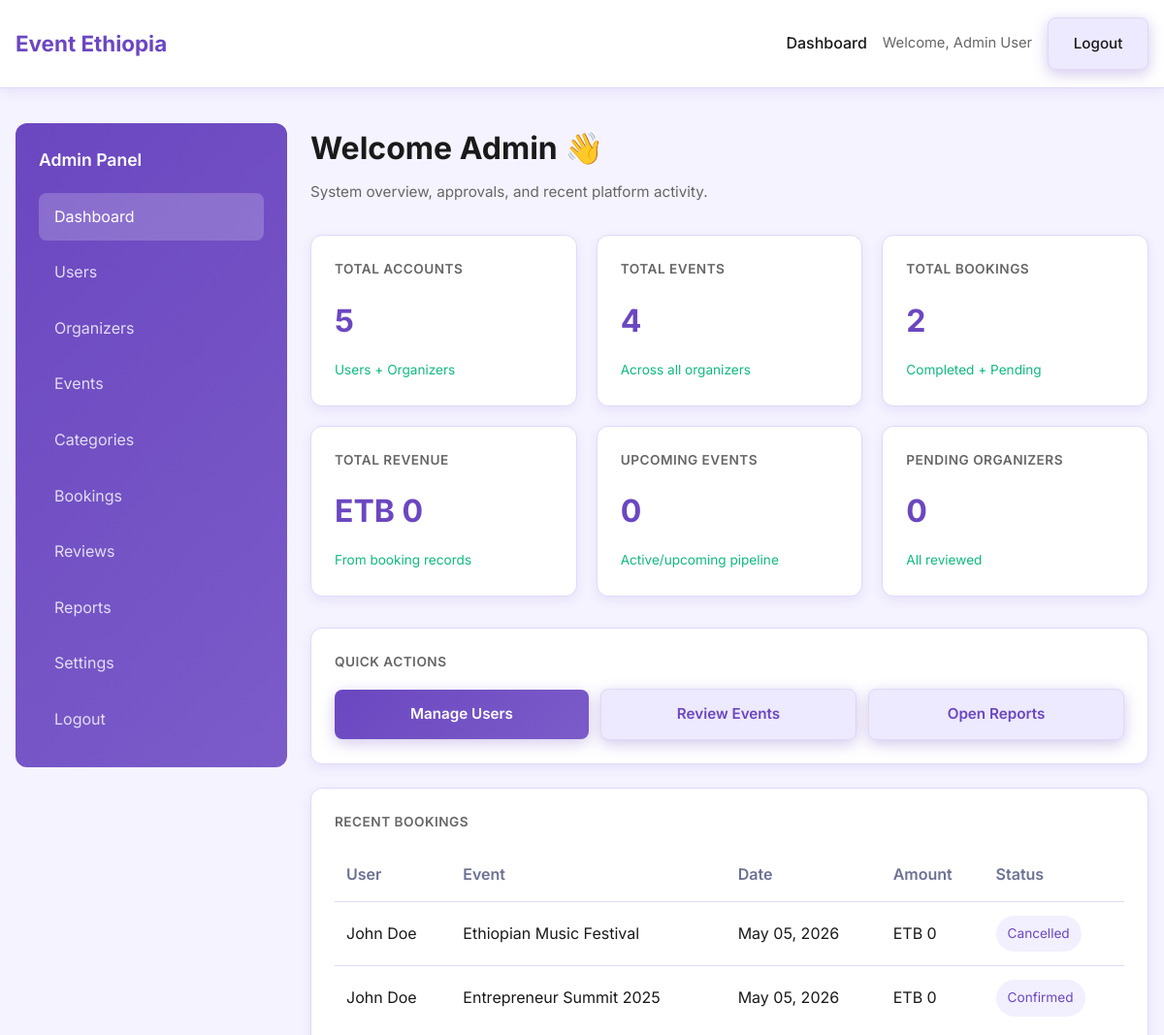
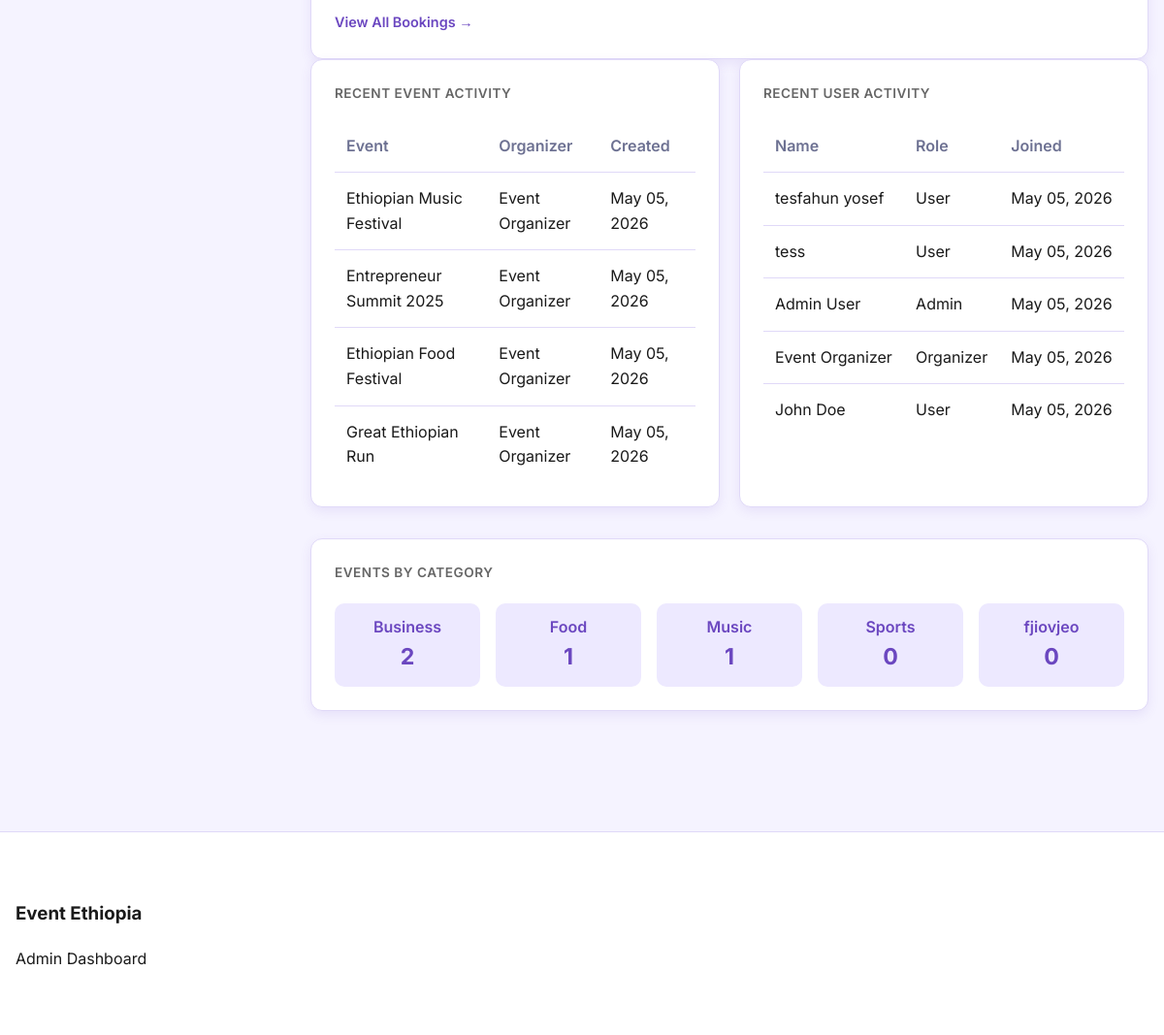
/admin-dashboard.php (signed in), run on the app's committed database (2 pictures, top to bottom).
### tables this page shows
CREATE TABLE `bookings` (
  `id` int(11) NOT NULL,
  `user_id` int(11) NOT NULL,
  `event_id` int(11) NOT NULL,
  `qr_code` varchar(120) NOT NULL,
  `status` enum('pending','confirmed','cancelled') NOT NULL DEFAULT 'confirmed',
  `created_at` timestamp NOT NULL DEFAULT current_timestamp(),
  `is_used` tinyint(1) NOT NULL DEFAULT 0,
  `ticket_number` varchar(40) DEFAULT NULL,
  `qr_code_data` text DEFAULT NULL,
  `validation_token` varchar(128) DEFAULT NULL,
  `payment_status` varchar(30) NOT NULL DEFAULT 'paid',
  `check_in_status` varchar(30) NOT NULL DEFAULT 'pending',
  `checked_in_at` datetime DEFAULT NULL,
  `ticket_type` varchar(50) NOT NULL DEFAULT 'Regular'
);

CREATE TABLE `users` (
  `id` int(11) NOT NULL,
  `name` varchar(120) NOT NULL,
  `email` varchar(150) NOT NULL,
  `password` varchar(255) NOT NULL,
  `role` enum('admin','organizer','user') NOT NULL DEFAULT 'user',
  `status` enum('pending','approved','rejected') NOT NULL DEFAULT 'approved',
  `created_at` timestamp NOT NULL DEFAULT current_timestamp(),
  `is_blocked` tinyint(1) NOT NULL DEFAULT 0,
  `profile_image` varchar(255) DEFAULT NULL,
  `organization_name` varchar(150) DEFAULT NULL,
  `contact_info` varchar(150) DEFAULT NULL,
  `social_links` text DEFAULT NULL
);

CREATE TABLE `events` (
  `id` int(11) NOT NULL,
  `title` varchar(180) NOT NULL,
  `description` text NOT NULL,
  `date` date NOT NULL,
  `location` varchar(120) NOT NULL,
  `organizer_id` int(11) NOT NULL,
  `category_id` int(11) NOT NULL,
  `image_url` varchar(255) NOT NULL,
  `status` enum('published','draft') NOT NULL DEFAULT 'published',
  `created_at` timestamp NOT NULL DEFAULT current_timestamp(),
  `is_featured` tinyint(1) NOT NULL DEFAULT 0,
  `attendance_count` int(11) NOT NULL DEFAULT 0,
  `lifecycle_status` varchar(20) DEFAULT NULL,
  `event_time` time DEFAULT NULL,
  `capacity` int(11) DEFAULT 0,
  `registration_deadline` date DEFAULT NULL,
  `ticket_type` varchar(50) DEFAULT 'Regular'
);

### includes/config.php (called while the page is built, shortened)
<?php
function sanitize($value)
{
    return htmlspecialchars(trim($value), ENT_QUOTES, 'UTF-8');
}
function db_has_column($mysqli, $table, $column)
{
    $safeTable = preg_replace('/[^a-zA-Z0-9_]/', '', $table);
    $safeColumn = preg_replace('/[^a-zA-Z0-9_]/', '', $column);
    $query = "SHOW COLUMNS FROM `$safeTable` LIKE '$safeColumn'";
    $result = $mysqli->query($query);
    return $result && $result->num_rows > 0;
}

### admin-dashboard.php (the view, shortened to what this page needs)
<?php
require_once 'includes/config.php';
$hasEventPrice = db_has_column($mysqli, 'events', 'price');
$priceExpr = $hasEventPrice ? 'e.price' : '0';
$totalUsersStmt = $mysqli->prepare("SELECT COUNT(*) as count FROM users");
$totalUsersStmt->execute();
$totalUsers = $totalUsersStmt->get_result()->fetch_assoc()['count'];
$totalEventsStmt = $mysqli->prepare("SELECT COUNT(*) as count FROM events");
$totalEventsStmt->execute();
$totalEvents = $totalEventsStmt->get_result()->fetch_assoc()['count'];
$totalBookingsStmt = $mysqli->prepare("SELECT COUNT(*) as count FROM bookings");
$totalBookingsStmt->execute();
$totalBookings = $totalBookingsStmt->get_result()->fetch_assoc()['count'];
$totalRevenueStmt = $mysqli->prepare(
    "SELECT SUM($priceExpr) as total FROM bookings b JOIN events e ON e.id = b.event_id"
);
$totalRevenueStmt->execute();
$totalRevenue = $totalRevenueStmt->get_result()->fetch_assoc()['total'] ?? 0;
$pendingOrgStmt = $mysqli->prepare("SELECT COUNT(*) AS count FROM users WHERE role='organizer' AND status='pending'");
$pendingOrgStmt->execute();
$pendingOrganizers = (int) ($pendingOrgStmt->get_result()->fetch_assoc()['count'] ?? 0);
$upcomingEventsStmt = $mysqli->prepare("SELECT COUNT(*) AS count FROM events WHERE date >= CURDATE() AND status IN ('published','active')");
$upcomingEventsStmt->execute();
$upcomingEvents = (int) ($upcomingEventsStmt->get_result()->fetch_assoc()['count'] ?? 0);
$recentBookingsStmt = $mysqli->prepare(
    "SELECT b.id, u.name as user_name, e.title as event_title, b.created_at, b.status, $priceExpr as price
    FROM bookings b
    JOIN users u ON u.id = b.user_id
    JOIN events e ON e.id = b.event_id
    ORDER BY b.created_at DESC
    LIMIT 5"
);
$recentBookingsStmt->execute();
$recentBookings = $recentBookingsStmt->get_result()->fetch_all(MYSQLI_ASSOC);
$recentEventsStmt = $mysqli->prepare(
    "SELECT e.title, e.created_at, u.name AS organizer_name
     FROM events e
     LEFT JOIN users u ON u.id = e.organizer_id
     ORDER BY e.created_at DESC
     LIMIT 5"
);
$recentEventsStmt->execute();
$recentEvents = $recentEventsStmt->get_result()->fetch_all(MYSQLI_ASSOC);
$recentUsersStmt = $mysqli->prepare(
    "SELECT name, role, created_at
     FROM users
     ORDER BY created_at DESC
     LIMIT 5"
);
$recentUsersStmt->execute();
$recentUsers = $recentUsersStmt->get_result()->fetch_all(MYSQLI_ASSOC);
$categoryStmt = $mysqli->prepare(
    "SELECT c.name, COUNT(e.id) as count
    FROM categories c
    LEFT JOIN events e ON c.id = e.category_id
    GROUP BY c.id, c.name
    ORDER BY count DESC"
);
$categoryStmt->execute();
$categoryStats = $categoryStmt->get_result()->fetch_all(MYSQLI_ASSOC);
?>
<!DOCTYPE html>
<html lang="en">
<head>
    <link rel="stylesheet" href="css/style.css">
</head>
<body>
    <header class="site-header" id="site-header">
        <div class="wrapper header-inner">
            <a href="index.php" class="brand-logo">Event Ethiopia</a>
            <nav class="main-nav" id="site-main-nav">
                <a href="admin-dashboard.php">Dashboard</a>
                <span class="nav-welcome">Welcome, <?= sanitize($_SESSION['user_name']) ?></span>
                <a href="logout.php" class="button button-alt">Logout</a>
            </nav>
        </div>
    </header>
    <main class="page-content wrapper">
        <div class="dashboard-container" id="dashboard-root">
            <aside class="dashboard-sidebar" id="dashboard-sidebar-nav">
                <h3>Admin Panel</h3>
                <nav class="sidebar-nav">
                    <a href="admin-dashboard.php" class="active">Dashboard</a>
                    <a href="admin-users.php">Users</a>
                    <a href="admin-organizers.php">Organizers</a>
                    <a href="admin-events.php">Events</a>
                    <a href="admin-categories.php">Categories</a>
                    <a href="admin-bookings.php">Bookings</a>
                    <a href="admin-reviews.php">Reviews</a>
                    <a href="admin-reports.php">Reports</a>
                    <a href="admin-settings.php">Settings</a>
                    <a href="logout.php">Logout</a>
                </nav>
            </aside>
            <div class="dashboard-content">
                <div class="dashboard-header">
                    <h1>Welcome Admin 👋</h1>
                    <p>System overview, approvals, and recent platform activity.</p>
                </div>
                <div class="dashboard-grid">
                    <div class="dashboard-card">
                        <h3>Total Accounts</h3>
                        <strong><?= number_format($totalUsers) ?></strong>
                        <span class="change">Users + Organizers</span>
                    </div>
                    <div class="dashboard-card">
                        <h3>Total Events</h3>
                        <strong><?= number_format($totalEvents) ?></strong>
                        <span class="change">Across all organizers</span>
                    </div>
                    <div class="dashboard-card">
                        <h3>Total Bookings</h3>
                        <strong><?= number_format($totalBookings) ?></strong>
                        <span class="change">Completed + Pending</span>
                    </div>
                    <div class="dashboard-card">
                        <h3>Total Revenue</h3>
                        <strong>ETB <?= number_format($totalRevenue) ?></strong>
                        <span class="change">From booking records</span>
                    </div>
                    <div class="dashboard-card">
                        <h3>Upcoming Events</h3>
                        <strong><?= number_format($upcomingEvents) ?></strong>
                        <span class="change">Active/upcoming pipeline</span>
                    </div>
                    <div class="dashboard-card">
                        <h3>Pending Organizers</h3>
                        <strong><?= number_format($pendingOrganizers) ?></strong>
                        <span class="<?= $pendingOrganizers > 0 ? 'change negative' : 'change' ?>">
                            <?= $pendingOrganizers > 0 ? 'Needs review' : 'All reviewed' ?>
                        </span>
                    </div>
                </div>
                <div class="dashboard-card">
                    <h3>Quick Actions</h3>
                    <div class="card-actions">
                        <a class="button" href="admin-users.php">Manage Users</a>
                        <a class="button button-alt" href="admin-events.php">Review Events</a>
                        <a class="button button-alt" href="admin-reports.php">Open Reports</a>
                    </div>
                </div>
                <div class="dashboard-card table-card">
                    <h3>Recent Bookings</h3>
                    <table class="list-table table-spaced">
                        <thead>
                            <tr>
                                <th>User</th>
                                <th>Event</th>
                                <th>Date</th>
                                <th>Amount</th>
                                <th>Status</th>
                            </tr>
                        </thead>
                        <tbody>
                            <?php foreach ($recentBookings as $booking): ?>
                                <tr>
                                    <td><?= sanitize($booking['user_name']) ?></td>
                                    <td><?= sanitize($booking['event_title']) ?></td>
                                    <td><?= date('M d, Y', strtotime($booking['created_at'])) ?></td>
                                    <td>ETB <?= number_format($booking['price']) ?></td>
                                    <td>
                                        <span class="badge status-<?= $booking['status'] ?>">
                                            <?= ucfirst($booking['status']) ?>
                                        </span>
                                    </td>
                                </tr>
                            <?php endforeach; ?>
                        </tbody>
                    </table>
                    <a href="admin-bookings.php" class="table-link">View All Bookings →</a>
                </div>
                <div class="dashboard-grid">
                    <div class="dashboard-card">
                        <h3>Recent Event Activity</h3>
                        <table class="list-table table-spaced">
                            <thead>
                                <tr><th>Event</th><th>Organizer</th><th>Created</th></tr>
                            </thead>
                            <tbody>
                                <?php foreach ($recentEvents as $event): ?>
                                    <tr>
                                        <td><?= sanitize($event['title']) ?></td>
                                        <td><?= sanitize($event['organizer_name'] ?? 'N/A') ?></td>
                                        <td><?= date('M d, Y', strtotime($event['created_at'])) ?></td>
                                    </tr>
                                <?php endforeach; ?>
                            </tbody>
                        </table>
                    </div>
                    <div class="dashboard-card">
                        <h3>Recent User Activity</h3>
                        <table class="list-table table-spaced">
                            <thead>
                                <tr><th>Name</th><th>Role</th><th>Joined</th></tr>
                            </thead>
                            <tbody>
                                <?php foreach ($recentUsers as $user): ?>
                                    <tr>
                                        <td><?= sanitize($user['name']) ?></td>
                                        <td><?= sanitize(ucfirst($user['role'])) ?></td>
                                        <td><?= date('M d, Y', strtotime($user['created_at'])) ?></td>
                                    </tr>
                                <?php endforeach; ?>
                            </tbody>
                        </table>
                    </div>
                </div>
                <div class="dashboard-card">
                    <h3>Events by Category</h3>
                    <div class="category-stats">
                        <div class="category-stats-grid">
                            <?php foreach ($categoryStats as $cat): ?>
                                <div class="category-stat-item">
                                    <div class="category-stat-name"><?= sanitize($cat['name']) ?></div>
                                    <div class="category-stat-value"><?= $cat['count'] ?></div>
                                </div>
                            <?php endforeach; ?>
                        </div>
                    </div>
                </div>
            </div>
        </div>
    </main>
    <footer class="site-footer">
        <div class="wrapper footer-inner">
            <div>
                <h3>Event Ethiopia</h3>
                <p>Admin Dashboard</p>
            </div>
        </div>
    </footer>
</body>
</html>

### data on the page
bookings: user.name "John Doe", event.title "Ethiopian Music Festival", created_at "May 05, 2026", price "0", status "Cancelled"
bookings: user.name "John Doe", event.title "Entrepreneur Summit 2025", created_at "May 05, 2026", price "0", status "Confirmed"
events: title "Ethiopian Music Festival", organizer.name "Event Organizer", created_at "May 05, 2026"
events: title "Entrepreneur Summit 2025", organizer.name "Event Organizer", created_at "May 05, 2026"
events: title "Ethiopian Food Festival", organizer.name "Event Organizer", created_at "May 05, 2026"
events: title "Great Ethiopian Run", organizer.name "Event Organizer", created_at "May 05, 2026"
users: name "tesfahun yosef", role "User", created_at "May 05, 2026"
users: name "tess", role "User", created_at "May 05, 2026"
users: name "Admin User", role "Admin", created_at "May 05, 2026"
users: name "Event Organizer", role "Organizer", created_at "May 05, 2026"
users: name "John Doe", role "User", created_at "May 05, 2026"

### other printed values
$_SESSION['user_name'] "Admin User"
$totalUsers "5"
$totalEvents "4"
$totalBookings "2"
$totalRevenue "0"
$upcomingEvents "0"
$pendingOrganizers "0"
$cat['name'] "Business"
$cat['count'] "2"
$cat['name'] "Food"
$cat['count'] "1"
$cat['name'] "Music"
$cat['name'] "Sports"
$cat['count'] "0"
$cat['name'] "fjiovjeo"
